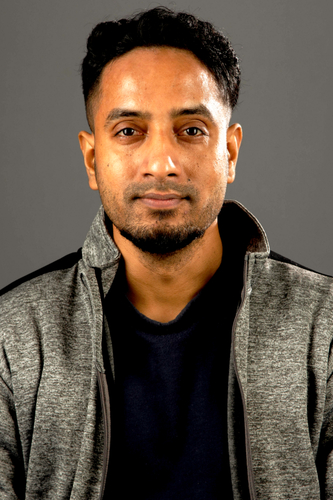
#> input picture opencv-cropping/opencv-cropping/sad64.jpg, 333 x 500 px
$ python opencv_crop.py --image sad64.jpg
#> lines starting #> are read from the running program, lines starting #| are printed output that depends on the picture
# USAGE
# python opencv_crop.py

# import the necessary packages
import argparse
import cv2

# construct the argument parser and parse the arguments
ap = argparse.ArgumentParser()
ap.add_argument("-i", "--image", type=str, default="sad.jpg",
	help="path to the input image")
args = vars(ap.parse_args())

# load the input image and display it to our screen
image = cv2.imread(args["image"])
#> image is the input picture: shape (500, 333, 3); mean B, G, R 69.5, 83.2, 98.1
cv2.imshow("Original", image)

# cropping an image with OpenCV is accomplished via simple NumPy
# array slices in startY:endY, startX:endX order -- here we are
# cropping the face from the image (these coordinates were
# determined using photo editing software such as Photoshop,
# GIMP, Paint, etc.)
face = image[85:250, 85:220]
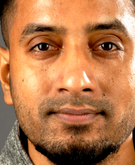
#> face: shape (165, 135, 3); mean B, G, R 78.3, 121, 180.7
cv2.imshow("Face", face)
cv2.waitKey(0)

# apply another image crop, this time extracting the body
body = image[90:450, 0:290]
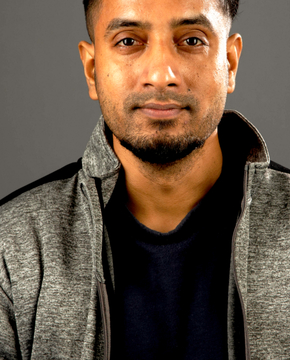
#> body: shape (360, 290, 3); mean B, G, R 68.7, 85.2, 103.9
cv2.imshow("Body", body)
cv2.waitKey(0)
